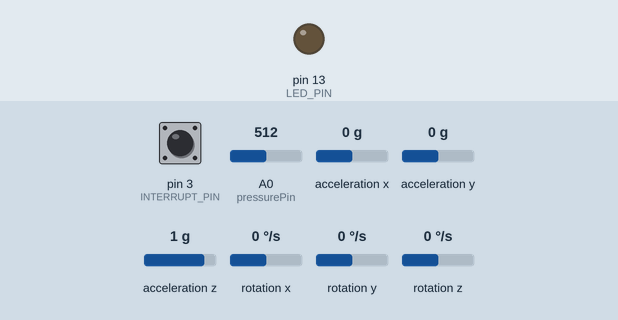
A sketch run on a simulated Arduino Leonardo, built with avr-gcc and run on an emulated ATmega32U4. On the bench: output pins drawn as LEDs (lit = HIGH). Dashed ring = blinking. Inputs (shaded band) come from the test bench; at power-on: pin 3 (INTERRUPT_PIN) LOW, A0 (pressurePin) = 512, acceleration x 0 g, acceleration y 0 g, acceleration z 1 g, rotation x 0 °/s, rotation y 0 °/s, rotation z 0 °/s. The sensor or clock chip raises its interrupt line as the real part does; what the sketch prints to the serial monitor is not drawn.

Above: at 0.1 s.
At 0.66 s:
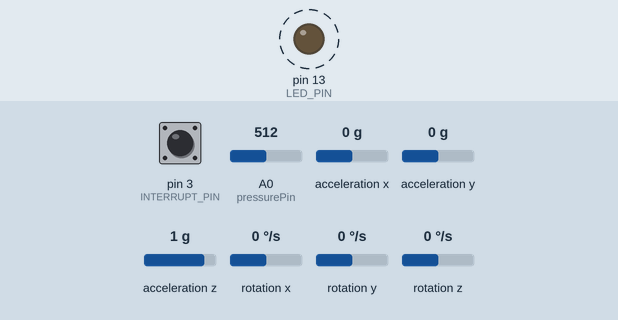
At 89.1 s:
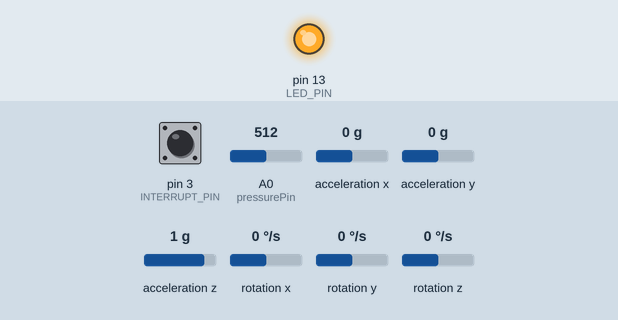
Timing chart, 0 to 89.4 s (numbered marks = the images above):
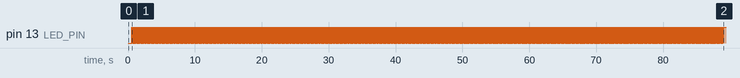

The sketch:

Project_5.ino
```cpp
// I2C device class (I2Cdev) demonstration Arduino sketch for MPU6050 class using DMP (MotionApps v2.0)
// 6/21/2012 by Jeff Rowberg <jeff@rowberg.net>
// Updates should (hopefully) always be available at https://github.com/jrowberg/i2cdevlibQ
//
// Changelog:
//      2019-07-08 - Added Auto Calibration and offset generator
//		   - and altered FIFO retrieval sequence to avoid using blocking code
//      2016-04-18 - Eliminated a potential infinite loop
//      2013-05-08 - added seamless Fastwire support
//                 - added note about gyro calibration
//      2012-06-21 - added note about Arduino 1.0.1 + Leonardo compatibility error
//      2012-06-20 - improved FIFO overflow handling and simplified read process
//      2012-06-19 - completely rearranged DMP initialization code and simplification
//      2012-06-13 - pull gyro and accel data from FIFO packet instead of reading directly
//      2012-06-09 - fix broken FIFO read sequence and change interrupt detection to RISING
//      2012-06-05 - add gravity-compensated initial reference frame acceleration output
//                 - add 3D math helper file to DMP6 example sketch
//                 - add Euler output and Yaw/Pitch/Roll output formats
//      2012-06-04 - remove accel offset clearing for better results (thanks Sungon Lee)
//      2012-06-01 - fixed gyro sensitivity to be 2000 deg/sec instead of 250
//      2012-05-30 - basic DMP initialization working

/* ============================================
  I2Cdev device library code is placed under the MIT license
  Copyright (c) 2012 Jeff Rowberg

  Permission is hereby granted, free of charge, to any person obtaining a copy
  of this software and associated documentation files (the "Software"), to deal
  in the Software without restriction, including without limitation the rights
  to use, copy, modify, merge, publish, distribute, sublicense, and/or sell
  copies of the Software, and to permit persons to whom the Software is
  furnished to do so, subject to the following conditions:

  The above copyright notice and this permission notice shall be included in
  all copies or substantial portions of the Software.

  THE SOFTWARE IS PROVIDED "AS IS", WITHOUT WARRANTY OF ANY KIND, EXPRESS OR
  IMPLIED, INCLUDING BUT NOT LIMITED TO THE WARRANTIES OF MERCHANTABILITY,
  FITNESS FOR A PARTICULAR PURPOSE AND NONINFRINGEMENT. IN NO EVENT SHALL THE
  AUTHORS OR COPYRIGHT HOLDERS BE LIABLE FOR ANY CLAIM, DAMAGES OR OTHER
  LIABILITY, WHETHER IN AN ACTION OF CONTRACT, TORT OR OTHERWISE, ARISING FROM,
  OUT OF OR IN CONNECTION WITH THE SOFTWARE OR THE USE OR OTHER DEALINGS IN
  THE SOFTWARE.
  ===============================================
*/

// I2Cdev and MPU6050 must be installed as libraries, or else the .cpp/.h files
// for both classes must be in the include path of your project
#include "I2Cdev.h"

#include "MPU6050_6Axis_MotionApps20.h"
//#include "MPU6050.h" // not necessary if using MotionApps include file

// Arduino Wire library is required if I2Cdev I2CDEV_ARDUINO_WIRE implementation
// is used in I2Cdev.h
#if I2CDEV_IMPLEMENTATION == I2CDEV_ARDUINO_WIRE
#include "Wire.h"
#endif

// class default I2C address is 0x68
// specific I2C addresses may be passed as a parameter here
// AD0 low = 0x68 (default for SparkFun breakout and InvenSense evaluation board)
// AD0 high = 0x69
MPU6050 mpu;
//MPU6050 mpu(0x69); // <-- use for AD0 high

/* =========================================================================
   NOTE: In addition to connection 3.3v, GND, SDA, and SCL, this sketch
   depends on the MPU-6050's INT pin being connected to the Arduino's
   external interrupt #0 pin. On the Arduino Uno and Mega 2560, this is
   digital I/O pin 2.
   ========================================================================= */

/* =========================================================================
   NOTE: Arduino v1.0.1 with the Leonardo board generates a compile error
   when using Serial.write(buf, len). The Teapot output uses this method.
   The solution requires a modification to the Arduino USBAPI.h file, which
   is fortunately simple, but annoying. This will be fixed in the next IDE
   release. For more info, see these links:

   http://arduino.cc/forum/index.php/topic,109987.0.html
   http://code.google.com/p/arduino/issues/detail?id=958
   ========================================================================= */


// uncomment "OUTPUT_READABLE_QUATERNION" if you want to see the actual
// quaternion components in a [w, x, y, z] format (not best for parsing
// on a remote host such as Processing or something though)
//#define OUTPUT_READABLE_QUATERNION

// uncomment "OUTPUT_READABLE_EULER" if you want to see Euler angles
// (in degrees) calculated from the quaternions coming from the FIFO.
// Note that Euler angles suffer from gimbal lock (for more info, see
// http://en.wikipedia.org/wiki/Gimbal_lock)
//#define OUTPUT_READABLE_EULER

// uncomment "OUTPUT_READABLE_YAWPITCHROLL" if you want to see the yaw/
// pitch/roll angles (in degrees) calculated from the quaternions coming
// from the FIFO. Note this also requires gravity vector calculations.
// Also note that yaw/pitch/roll angles suffer from gimbal lock (for
// more info, see: http://en.wikipedia.org/wiki/Gimbal_lock)
#define OUTPUT_READABLE_YAWPITCHROLL

// uncomment "OUTPUT_READABLE_REALACCEL" if you want to see acceleration
// components with gravity removed. This acceleration reference frame is
// not compensated for orientation, so +X is always +X according to the
// sensor, just without the effects of gravity. If you want acceleration
// compensated for orientation, us OUTPUT_READABLE_WORLDACCEL instead.
//#define OUTPUT_READABLE_REALACCEL

// uncomment "OUTPUT_READABLE_WORLDACCEL" if you want to see acceleration
// components with gravity removed and adjusted for the world frame of
// reference (yaw is relative to initial orientation, since no magnetometer
// is present in this case). Could be quite handy in some cases.
//#define OUTPUT_READABLE_WORLDACCEL

// uncomment "OUTPUT_TEAPOT" if you want output that matches the
// format used for the InvenSense teapot demo
//#define OUTPUT_TEAPOT


#define INTERRUPT_PIN 3  // use pin 2 on Arduino Uno & most boards
#define LED_PIN 13 // (Arduino is 13, Teensy is 11, Teensy++ is 6)
bool blinkState = false;

// MPU control/status vars
bool dmpReady = false;  // set true if DMP init was successful
uint8_t mpuIntStatus;   // holds actual interrupt status byte from MPU
uint8_t devStatus;      // return status after each device operation (0 = success, !0 = error)
uint16_t packetSize;    // expected DMP packet size (default is 42 bytes)
uint16_t fifoCount;     // count of all bytes currently in FIFO
uint8_t fifoBuffer[64]; // FIFO storage buffer

// orientation/motion vars
Quaternion q;           // [w, x, y, z]         quaternion container
VectorInt16 aa;         // [x, y, z]            accel sensor measurements
VectorInt16 aaReal;     // [x, y, z]            gravity-free accel sensor measurements
VectorInt16 aaWorld;    // [x, y, z]            world-frame accel sensor measurements
VectorFloat gravity;    // [x, y, z]            gravity vector
float euler[3];         // [psi, theta, phi]    Euler angle container
float ypr[3];           // [yaw, pitch, roll]   yaw/pitch/roll container and gravity vector

// packet structure for InvenSense teapot demo
uint8_t teapotPacket[14] = { '$', 0x02, 0, 0, 0, 0, 0, 0, 0, 0, 0x00, 0x00, '\r', '\n' };

//int pressurePin = A0;
//int pressureValue = 0;

// ================================================================
// ===               INTERRUPT DETECTION ROUTINE                ===
// ================================================================

volatile bool mpuInterrupt = false;     // indicates whether MPU interrupt pin has gone high
void dmpDataReady() {
  mpuInterrupt = true;
}


// ================================================================
// ===                      INITIAL SETUP                       ===
// ================================================================

int pressurePin = A0;
int pressureValue = 0;

void setup() {

  pinMode(pressurePin, INPUT);
  // join I2C bus (I2Cdev library doesn't do this automatically)
#if I2CDEV_IMPLEMENTATION == I2CDEV_ARDUINO_WIRE
  Wire.begin();
  Wire.setClock(400000); // 400kHz I2C clock. Comment this line if having compilation difficulties
#elif I2CDEV_IMPLEMENTATION == I2CDEV_BUILTIN_FASTWIRE
  Fastwire::setup(400, true);
#endif

  // initialize serial communication
  // (115200 chosen because it is required for Teapot Demo output, but it's
  // really up to you depending on your project)
  //    pinMode(pressurePin, INPUT);
  Serial.begin(115200);

  while (!Serial); // wait for Leonardo enumeration, others continue immediately

  // NOTE: 8MHz or slower host processors, like the Teensy @ 3.3V or Arduino
  // Pro Mini running at 3.3V, cannot handle this baud rate reliably due to
  // the baud timing being too misaligned with processor ticks. You must use
  // 38400 or slower in these cases, or use some kind of external separate
  // crystal solution for the UART timer.

  // initialize device
  // Serial.println(F("Initializing I2C devices..."));
  mpu.initialize();
  pinMode(INTERRUPT_PIN, INPUT);

  // verify connection
  //    Serial.println(F("Testing device connections..."));
  //    Serial.println(mpu.testConnection() ? F("MPU6050 connection successful") : F("MPU6050 connection failed"));

  // wait for ready
  //    Serial.println(F("\nSend any character to begin DMP programming and demo: "));
  //    while (Serial.available() && Serial.read()); // empty buffer
  //    while (!Serial.available());                 // wait for data
  //    while (Serial.available() && Serial.read()); // empty buffer again

  // load and configure the DMP
  // Serial.println(F("Initializing DMP..."));
  devStatus = mpu.dmpInitialize();

  // supply your own gyro offsets here, scaled for min sensitivity
  mpu.setXGyroOffset(220);
  mpu.setYGyroOffset(76);
  mpu.setZGyroOffset(-85);
  mpu.setZAccelOffset(1788); // 1688 factory default for my test chip

  // make sure it worked (returns 0 if so)
  if (devStatus == 0) {
    // Calibration Time: generate offsets and calibrate our MPU6050
    mpu.CalibrateAccel(6);
    mpu.CalibrateGyro(6);
    mpu.PrintActiveOffsets();
    // turn on the DMP, now that it's ready
    //Serial.println(F("Enabling DMP..."));
    mpu.setDMPEnabled(true);

    // enable Arduino interrupt detection
    //        Serial.print(F("Enabling interrupt detection (Arduino external interrupt "));
    //        Serial.print(digitalPinToInterrupt(INTERRUPT_PIN));
    //        Serial.println(F(")..."));
    attachInterrupt(digitalPinToInterrupt(INTERRUPT_PIN), dmpDataReady, RISING);
    mpuIntStatus = mpu.getIntStatus();

    // set our DMP Ready flag so the main loop() function knows it's okay to use it
    // Serial.println(F("DMP ready! Waiting for first interrupt..."));
    dmpReady = true;

    // get expected DMP packet size for later comparison
    packetSize = mpu.dmpGetFIFOPacketSize();
  }

  // configure LED for output
  pinMode(LED_PIN, OUTPUT);
}


// ================================================================
// ===                    MAIN PROGRAM LOOP                     ===
// ================================================================

void loop() {
  pressureValue = analogRead(pressurePin);
  if (!dmpReady) return;

  // wait for MPU interrupt or extra packet(s) available
  while (!mpuInterrupt && fifoCount < packetSize) {
    if (mpuInterrupt && fifoCount < packetSize) {
      // try to get out of the infinite loop
      fifoCount = mpu.getFIFOCount();
    }
  }

  // reset interrupt flag and get INT_STATUS byte
  mpuInterrupt = false;
  mpuIntStatus = mpu.getIntStatus();

  // get current FIFO count
  fifoCount = mpu.getFIFOCount();
  if (fifoCount < packetSize) {
    //Lets go back and wait for another interrupt. We shouldn't be here, we got an interrupt from another event
    // This is blocking so don't do it   while (fifoCount < packetSize) fifoCount = mpu.getFIFOCount();
  }
  // check for overflow (this should never happen unless our code is too inefficient)
  else if ((mpuIntStatus & _BV(MPU6050_INTERRUPT_FIFO_OFLOW_BIT)) || fifoCount >= 1024) {
    // reset so we can continue cleanly
    mpu.resetFIFO();

    // otherwise, check for DMP data ready interrupt (this should happen frequently)
  } else if (mpuIntStatus & _BV(MPU6050_INTERRUPT_DMP_INT_BIT)) {

    // read a packet from FIFO
    while (fifoCount >= packetSize) { // Lets catch up to NOW, someone is using the dreaded delay()!
      mpu.getFIFOBytes(fifoBuffer, packetSize);
      // track FIFO count here in case there is > 1 packet available
      // (this lets us immediately read more without waiting for an interrupt)
      fifoCount -= packetSize;
    }

#ifdef OUTPUT_READABLE_YAWPITCHROLL
    // display Euler angles in degrees
    mpu.dmpGetQuaternion(&q, fifoBuffer);
    mpu.dmpGetGravity(&gravity, &q);
    mpu.dmpGetYawPitchRoll(ypr, &q, &gravity);
    Serial.print(ypr[0] * 180 / M_PI);
    Serial.print(",");
    Serial.print(ypr[1] * 180 / M_PI);
    Serial.print(",");
    Serial.print(ypr[2] * 180 / M_PI);
    Serial.print(",");
    Serial.print(pressureValue);
    Serial.println();


#endif


    // blink LED to indicate activity
    blinkState = !blinkState;
    digitalWrite(LED_PIN, blinkState);
  }
}
```

Measured:
- by itself, pin 13 (LED_PIN): alternates HIGH for 0.01 s and LOW for 0.01 s
